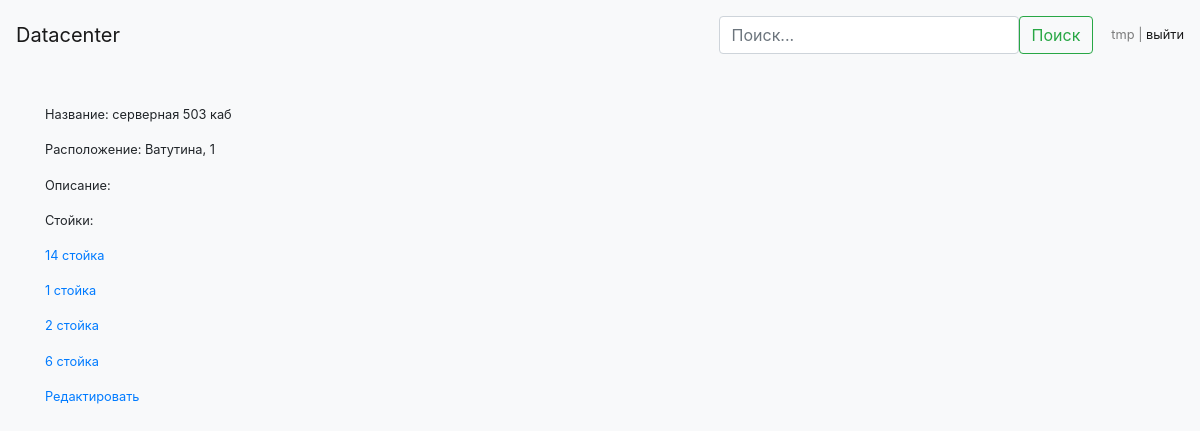
The app's page /room/10 (signed in) with its own data.
### server_list/models.py (models this page shows, shortened)
class Room(models.Model):
    name = models.CharField(max_length=50)
    description = models.CharField(max_length=500, blank=True)
    territory = models.ForeignKey(Territory, on_delete=models.SET_DEFAULT, default=None)

class Territory(models.Model):
    name = models.CharField(max_length=50)
    address = models.CharField(max_length=200, blank=True)
    description = models.CharField(max_length=500, blank=True)
    def __str__(self):
        return str(self.name)

class Rack(models.Model):
    name = models.CharField(max_length=50)
    description = models.CharField(max_length=500, blank=True)
    room = models.ForeignKey(Room, on_delete=models.SET_DEFAULT, default=None)
    serial_number = models.CharField(max_length=100, blank=True)
    size = models.IntegerField(default=0)
    topdown = models.BooleanField(default=False)

### server_list/views.py (the view)
# urls.py: url(r'room/(?P<room_id>\d*)', views.room_view, name="room_view"),
@login_required(login_url=reverse_lazy('custom_login'))
def room_view(request, room_id):
    try:
        room = Room.objects.get(pk=room_id)
    except Room.DoesntExist:
        raise Http404
    racks = {}
    for rack in room.rack_set.all():
        racks.update({rack.id: rack.name})
    return render(request, os.path.join('server_list', 'room_view.html'), {'room': room, 'racks': racks})

### server_list/templates/server_list/room_view.html (shortened to what this page needs)
{% extends 'server_list/navbar.html' %}
{% block content %}
<p>Название: {{room.name}}</p>
<p>Расположение: {{room.territory}}</p>
<p>Описание: {{room.description}}</p>
{% for rack_id, rack_name in racks.items %}
{% if forloop.first%}<p>Стойки:</p>{% endif %}
<p><a href="{% url 'rack_view' rack_id %}">{{rack_name}}</a></p>
{% endfor %}
<p><a href="{% url 'room_edit' room.id %}">Редактировать</a></p>
{% endblock %}

### server_list/templates/server_list/navbar.html (shortened to what this page needs)
<!DOCTYPE html>
{% load staticfiles %}
<html lang="en">
<head>
    <link type="text/css" rel="stylesheet" href="{% static 'server_list/css/bootstrap.min.css' %}"
          media="screen,projection"/>
</head>
<body class="bg-light">
<nav class=" navbar navbar-expand-lg navbar-expand-md navbar-light bg-light">
    <a class=" navbar-brand" href="{% url 'list' %}">Datacenter</a>
    <div class="collapse navbar-collapse" id="navbarText">
        <ul class="nav navbar-nav">
            <li class="nav-item">
                <form id="searchform" class="form-inline my-2 my-lg-2" method="POST" autocomplete="off"
                      action="{% url 'search'%}">
                    <div class="autocomplete" id="autocomplete" style="width:300px;">
                        <input class="form-control mr-sm-2" name="searchInput" type="search" placeholder="Поиск..."
                               id="myInput" style="width:100%">
                    </div>
                    <button class="btn btn-outline-success my-2 my-sm-0" type="submit">Поиск</button>
                </form>
            </li>
        </ul>
        <span class="navbar-text">
                {% if user.is_authenticated %}
                    {{user}} | <a href="{%url 'custom_logout'%}?next={{request.get_full_path}}" class="navbar-link">выйти</a>
                {% else %}
                    <a href="{% url 'custom_login' %}?next={{request.get_full_path}}" class="navbar-link">Войти</a>
                {% endif %}
        </span>
    </div>
</nav>
<div class="container mx-auto">
    <br>
    {% block content %}
    {% endblock %}
</div>
</body>
</html>

### records on screen
Room: name "серверная 503 каб", territory "Ватутина, 1"
Rack: racks "14 стойка"
Rack: racks "1 стойка"
Rack: racks "2 стойка"
Rack: racks "6 стойка"

### other values on screen
{{ user }} "tmp"
